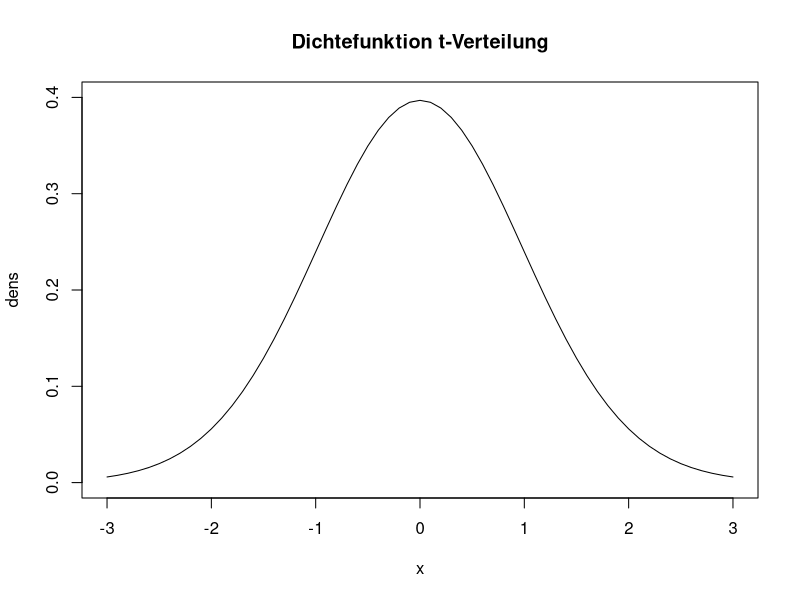
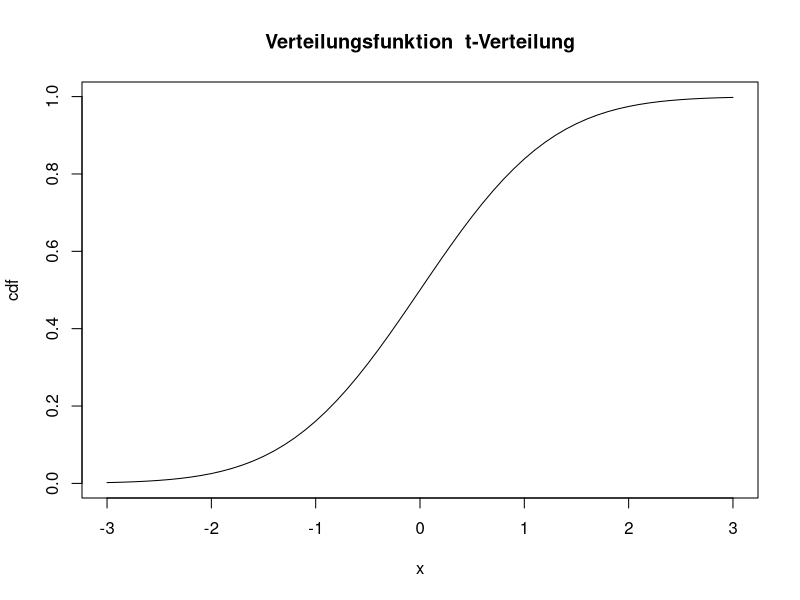

These figures' R source, in order:
df   <- 50
x    <- seq(-3, 3, by=0.1)
dens <- dt(x, df)
plot(x, dens, type="l", ylim=c(0, 0.4),
		 main="Dichtefunktion t-Verteilung")
cdf  <- pt(x, df)
plot(x, cdf, type="l", 
		 main="Verteilungsfunktion  t-Verteilung")